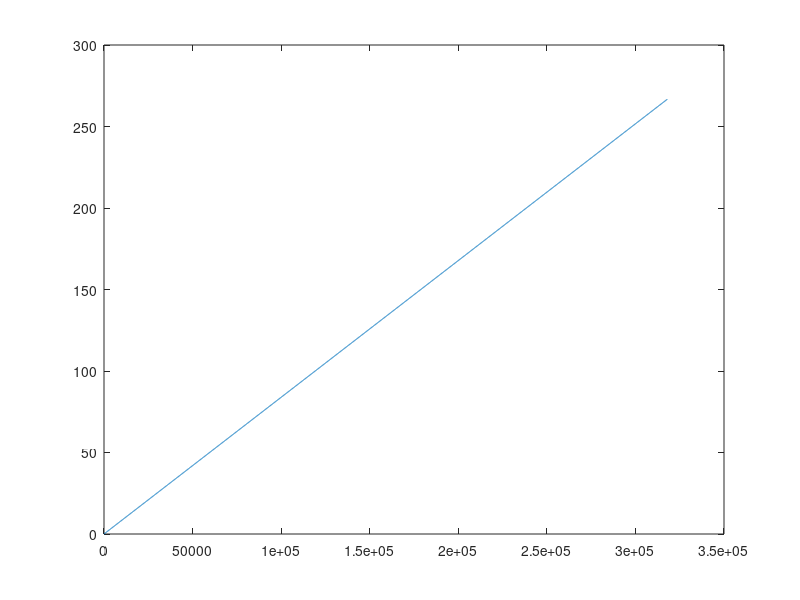

Write MATLAB code to recreate this figure. (Note: this script raises an error after producing the figure.)
% Linearization of Steel 1010
clear
clc

H = 0:100:318000;
perm0 = 4*pi*10^-7;
perm = 667.5;
B = perm*perm0.*H;
plot(H,B)

bh = [B' H'];

writematrix(bh,'bh.xlsx')